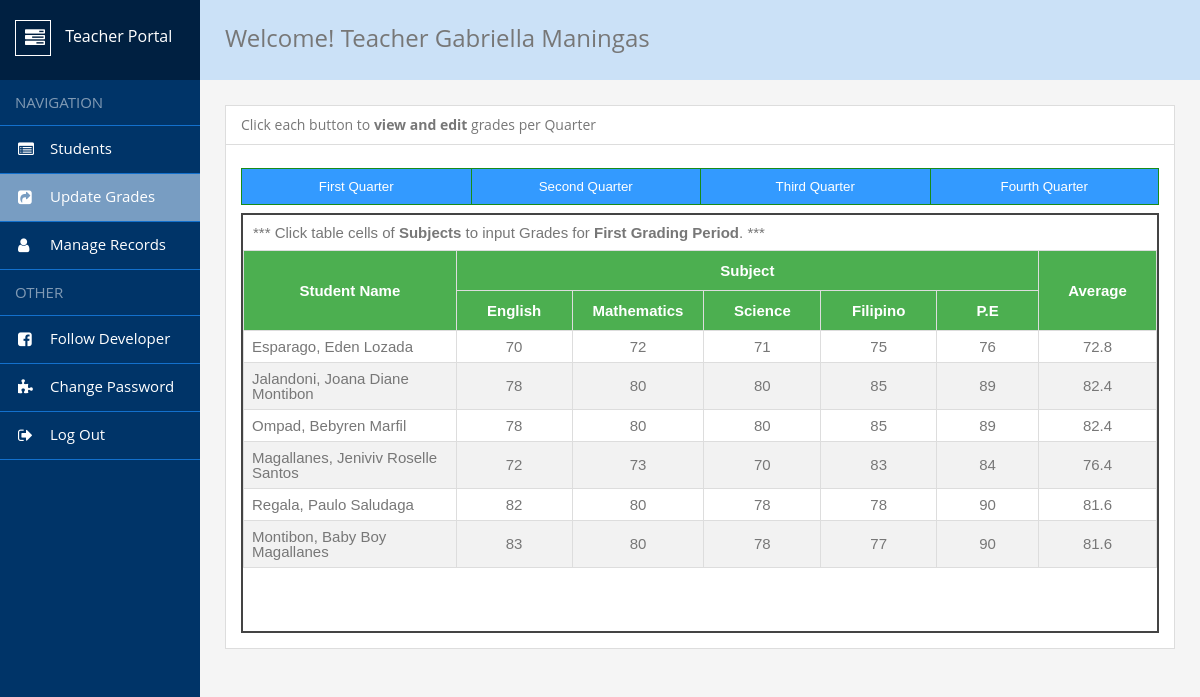
Screenshot of /admin/post-grades.php (signed in) with the database file from the repository.
### tables this page shows
CREATE TABLE `teachers` (
  `TeacherID` int(11) NOT NULL,
  `FirstName` varchar(50) DEFAULT NULL,
  `MidName` varchar(15) DEFAULT NULL,
  `LastName` varchar(50) DEFAULT NULL,
  `GradeLevel` int(11) DEFAULT NULL,
  `Section` varchar(50) DEFAULT NULL,
  `Username` varchar(50) DEFAULT NULL,
  `Password` varchar(50) DEFAULT NULL,
  `Position` varchar(50) NOT NULL,
  `SchoolName` varchar(100) NOT NULL,
  `SchoolAddress` varchar(150) NOT NULL,
  `EmailAddress` varchar(100) NOT NULL,
  `DateJoined` date NOT NULL
);

CREATE TABLE `grades` (
  `GradeID` int(11) NOT NULL,
  `TeacherID` int(11) DEFAULT NULL,
  `StudentID` int(11) DEFAULT NULL,
  `Quarter` int(11) DEFAULT 0,
  `English` int(11) DEFAULT NULL,
  `Math` int(11) DEFAULT NULL,
  `Science` int(11) DEFAULT NULL,
  `Filipino` int(11) DEFAULT NULL,
  `PE` int(11) DEFAULT NULL,
  `Average` int(11) NOT NULL
);

CREATE TABLE `students` (
  `StudentID` int(11) NOT NULL,
  `LRN_Number` bigint(15) NOT NULL,
  `FirstName` varchar(50) DEFAULT NULL,
  `MidInitial` varchar(50) DEFAULT NULL,
  `LastName` varchar(50) DEFAULT NULL,
  `GradeLevel` int(11) DEFAULT NULL,
  `Section` varchar(50) DEFAULT NULL,
  `TeacherID` int(11) DEFAULT NULL
);

### admin/post-grades.php (the view, shortened to what this page needs)
<?php
    include("../includes/config.php");
    if(strlen($_SESSION['alogin'])==0){
        header('location: ../index.php');
    }
    else{
          $loginName = $_SESSION['alogin'];
          $sqlDis = "SELECT students.LastName, students.FirstName, students.MidInitial, teachers.Username, students.StudentID, Quarter, English, Math, Science, Filipino, PE
                    FROM grades INNER JOIN students ON grades.StudentID = students.StudentID
                    INNER JOIN teachers ON grades.TeacherID = teachers.TeacherID
                    WHERE teachers.Username = '$loginName' AND Quarter = 1;";
                    $DisResult = mysqli_query($conn, $sqlDis);
?>
<!DOCTYPE html>
<html lang="en">
<head>
    <link rel = "stylesheet" href = "assets/css/style.admin.css">
    <link rel = "stylesheet" href = "../assets/css/style.modal.css">
    <link rel = "stylesheet" href = "assets/css/modal.logout.css">
</head>
<body>
    <div class = "wrapper">
        <nav>
            <header>
                <span></span>
                    Teacher Portal
            </header>
            <ul>
                <li><span>Navigation</span></li>
                <li><a href = "index.php">Students</a></li>
                <li><a class = "active" href = "post-grades.php">Update Grades</a></li>
                <li><a href = "my-profile.php">Manage Records</a></li>
                <li><span>Other</span></li>
                <li><a href = "https://web.facebook.com/aegon.madolid/" target = "_blank">Follow Developer</a></li>
                <li><a href = "change-password.php">Change Password</a></li>
                <li><a href = "#openModal">Log Out</a>
                </li>
            </ul>
        </nav>
    <main>
        <?php
            $name = $_SESSION['alogin'];
            $NameTag = "SELECT FirstName, LastName FROM teachers WHERE Username = '$name';";
            $NameResult = mysqli_query($conn, $NameTag);
            $rowName = mysqli_fetch_assoc($NameResult);
        ?>
        <h1>Welcome! Teacher <?php echo $rowName['FirstName'] . " " . $rowName['LastName'];?></h1>
        <div class = "contents">
        <div><h2>Click each button to <strong>view and edit</strong> grades per Quarter</h2>
        <div class = "btn-group">
            <button style = "width:25%;" class="showSingle" target="1">First Quarter</button>
            <button style = "width:25%;" class="showSingle" target="2">Second Quarter</button>
            <button style = "width:25%;" class="showSingle" target="3">Third Quarter</button>
            <button style = "width:25%;" class="showSingle" target="4">Fourth Quarter</button>
        </div>
        <div id="div1" class="targetDiv1">
            <div class = "table-res">
            <table id = "customers">
                <caption>*** Click table cells of <strong>Subjects</strong> to input Grades for <strong>First Grading Period</strong>. ***</caption>
                    <tr>
                        <th rowspan = 2 class = "th-studname">Student Name</th>
                        <th colspan = 5>Subject</th>
                        <th rowspan = 2>Average</th>
                    </tr>
                    <tr>
                        <th>English</th>
                        <th>Mathematics</th>
                        <th>Science</th>
                        <th>Filipino</th>
                        <th>P.E</th>
                    </tr>
                <?php
                    while($DisRow = mysqli_fetch_assoc($DisResult)){
                        $Fname = $DisRow['FirstName'];
                        $Mname = $DisRow['MidInitial'];
                        $Lname = $DisRow['LastName'];
                        $english = $DisRow['English'];
                        $math = $DisRow['Math'];
                        $sci = $DisRow['Science'];
                        $fil = $DisRow['Filipino'];
                        $pe = $DisRow['PE'];
                        $id = $DisRow['StudentID'];
                        $rating_ave = ($english+$math+$sci+$fil+$pe)/5;
                ?>
                    <tr>
                        <td class = "StudName" contenteditable="false"><?php echo $Lname. ", " . $Fname . " " . $Mname;?></td>
                        <td><div contenteditable = "true" onBlur = "updateGrade(this,'English', '<?php echo $id;?>')" onClick = "activate(this)"><?php echo $english;?></div></td>
                        <td><div contenteditable = "true" onBlur = "updateGrade(this,'Math', '<?php echo $id;?>')" onClick = "activate(this)"><?php echo $math;?></div></td>
                        <td><div contenteditable = "true" onBlur = "updateGrade(this,'Science', '<?php echo $id;?>')" onClick = "activate(this)"><?php echo $sci;?></div></td>
                        <td><div contenteditable = "true" onBlur = "updateGrade(this,'Filipino', '<?php echo $id;?>')" onClick = "activate(this)"><?php echo $fil;?></div></td>
                        <td><div contenteditable = "true" onBlur = "updateGrade(this,'PE', '<?php echo $id;?>')" onClick = "activate(this)"><?php echo $pe;?></div></td>
                        <td><div id = "auto"><?php echo $rating_ave?></td>
                    </tr>
                <?php  } mysqli_close($conn);?>
            </table>
            </div>
    </div>
        </div>
        </div>
    </main>
    </div>
</body>
</html>
<?php } ?>

### admin/assets/css/style.admin.css (style rules this page uses)
*, *:before, *:after { margin: 0; padding: 0; box-sizing: border-box; }
*:before, *:after { content: ''; display: block; position: absolute; }
html, body { font: 15px/1 'Open Sans', sans-serif; color: #777; }
a { cursor: pointer; }
ul { list-style: none; }
.wrapper { display: flex; min-height: 100%; }
nav { width: 200px; background-color: rgb(0, 52, 104); }
nav header { position: relative; height: 80px; padding: 20px 0 0 15px; font-size: 16px; color: #fff; background-color: rgb(0, 32, 65); }
nav header span { position: relative; display: inline-block; width: 36px; height: 36px; margin: 0 10px 0 0; vertical-align: middle; border: 1px solid #fff; }
nav header span:before { content: '\f0ae'; font: normal 20px fontawesome; top: 7px; left: 9px; }
nav ul span { display: block; padding: 15px; color: rgba(255, 255, 255, .5); text-transform: uppercase; border-bottom: 1px solid rgb(19, 112, 204); }
nav ul a { position: relative; display: block; padding: 15px 15px 17px 50px; color: #fff; border-bottom: 1px solid rgb(19, 112, 204); text-decoration: none; }
nav ul a.active { background-color: rgb(120, 157, 194); }
nav ul a:before { font: normal 16px fontawesome; top: 15px; left: 18px; }
nav ul li:nth-child(2) a:before { content: '\f022'; }
nav ul li:nth-child(3) a:before { content: '\f14d'; }
nav ul li:nth-child(4) a:before { content: '\f007'; }
nav ul li:nth-child(6) a:before { content: '\f082'; }
nav ul li:nth-child(7) a:before { content: '\f12e'; }
nav ul li:nth-child(8) a:before { content: '\f08b'; }
main { height: 100vh; flex: 1; padding: 25px; background-color: #f5f5f5; }
main h1 { height: 80px; margin: -25px -25px 25px -25px; padding: 0 25px; line-height: 76px; font-size: 24px; font-weight: 400; background-color: rgb(203, 225, 247); }
.contents { display: flex; height: auto; }
.contents > div { flex: 1; margin: 0 20px 20px 0; padding: 15px; border: 1px solid #ddd; background-color: #fff; }
.contents > div:last-child { margin-right: 0; }
.contents h2 { margin: -15px -15px 15px -15px; padding: 12px 15px; font-size:14px; font-weight: 400; border-bottom: 1px solid #ddd; }

### assets/css/style.modal.css (style rules this page uses)
* { box-sizing: border-box }
button { background-color: green; color: white; padding: 14px 20px; margin: 8px 0; border: none; cursor: pointer; width: 100%; opacity: 0.9; }

### admin/post-grades.php (style rules this page uses)
#customers { font-family: "Trebuchet MS", Arial, Helvetica, sans-serif; border-collapse: collapse; overflow-x: auto; }
#customers td, #customers th { border: 1px solid #ddd; padding: 8px; text-align: center; width: 150px; }
#customers tr:nth-child(even) { background-color: #f2f2f2; }
#customers th { padding-top: 12px; padding-bottom: 12px; text-align: center; background-color: #4CAF50; color: white; }
#customers th.th-studname { width: 300px; }
#customers td.StudName { text-align: left; }
#customers caption { padding: 10px; text-align: left; width: 100%; }
.btn-group button { background-color: dodgerblue; border: 1px solid green; color: white; padding: 10px 24px; cursor: pointer; float: left; }
.btn-group:after { content: ""; clear: both; display: table; }
.btn-group button:not(:last-child) { border-right: none; }
.table-res { height:420px; width:100%; overflow-y: auto; border:2px solid #444; }

### rows the page displays
teachers: FirstName "Gabriella", LastName "Maningas"
grades: StudentID.LastName "Esparago", StudentID.FirstName "Eden", StudentID.MidInitial "Lozada", English "70", Math "72", Science "71", Filipino "75", PE "76", rating_ave "72.8"
grades: StudentID.LastName "Jalandoni", StudentID.FirstName "Joana Diane", StudentID.MidInitial "Montibon", English "78", Math "80", Science "80", Filipino "85", PE "89", rating_ave "82.4"
grades: StudentID.LastName "Ompad", StudentID.FirstName "Bebyren", StudentID.MidInitial "Marfil", English "78", Math "80", Science "80", Filipino "85", PE "89", rating_ave "82.4"
grades: StudentID.LastName "Magallanes", StudentID.FirstName "Jeniviv Roselle", StudentID.MidInitial "Santos", English "72", Math "73", Science "70", Filipino "83", PE "84", rating_ave "76.4"
grades: StudentID.LastName "Regala", StudentID.FirstName "Paulo", StudentID.MidInitial "Saludaga", English "82", Math "80", Science "78", Filipino "78", PE "90", rating_ave "81.6"
grades: StudentID.LastName "Montibon", StudentID.FirstName "Baby Boy", StudentID.MidInitial "Magallanes", English "83", Math "80", Science "78", Filipino "77", PE "90", rating_ave "81.6"
